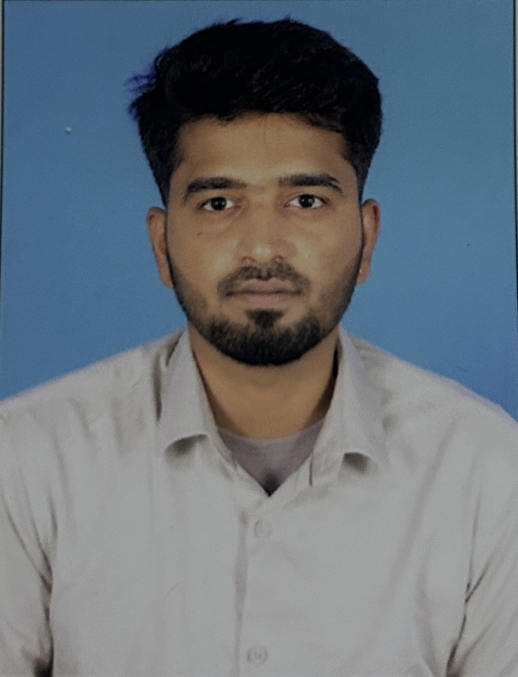
#> input picture image/arun.jpg, 1035 x 1354 px (shown at 1/2 size)
$ python image.py
#> lines starting #> are read from the running program, lines starting #| are printed output that depends on the picture; after the words box and inside, x2 and y2 are one past the last pixel; in counts of white or black regions, pixels touching at a corner belong together
from PIL import Image, ImageDraw

def crop_square_with_top_bias(img, top_bias_ratio=0.2):
#> called with top_bias_ratio = 0.05
    width, height = img.size
#> width = 1035; height = 1354
    square_size = min(width, height)
#> square_size = 1035

    # Calculate top-biased crop box
    left = (width - square_size) // 4
#> left = 0
    top = int((height - square_size) * top_bias_ratio)
#> top = 15
    top = max(top, 0)  # Ensure it's not negative
    bottom = top + square_size
#> bottom = 1050
    return img.crop((left, top, left + square_size, bottom))
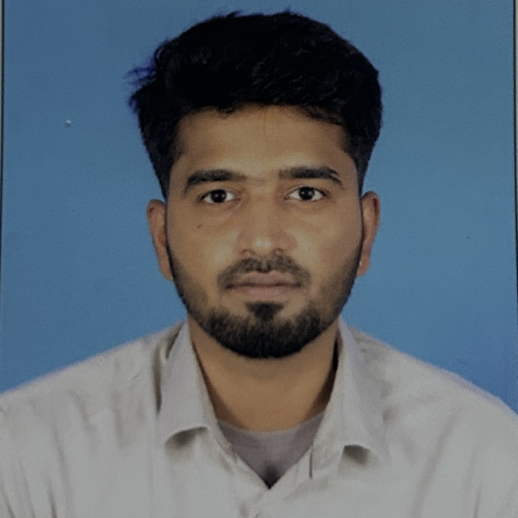
#> returned value: PIL image 1035x1035 RGBA (shown at 1/2 size); mean R, G, B, A 93.5, 104.5, 114.2, 255

# Load image
img = Image.open("image/arun.jpg").convert("RGBA")

square_img = crop_square_with_top_bias(img, top_bias_ratio=0.05)  # Adjust 0.05–0.3 for more/less headroom

# Resize the cropped image slightly smaller
resize_factor = 0.9  # 90% of the original size (adjust to reduce more or less)
square_img = square_img.resize(
    (int(square_img.size[0] * resize_factor), int(square_img.size[1] * resize_factor)),
    Image.Resampling.LANCZOS
)
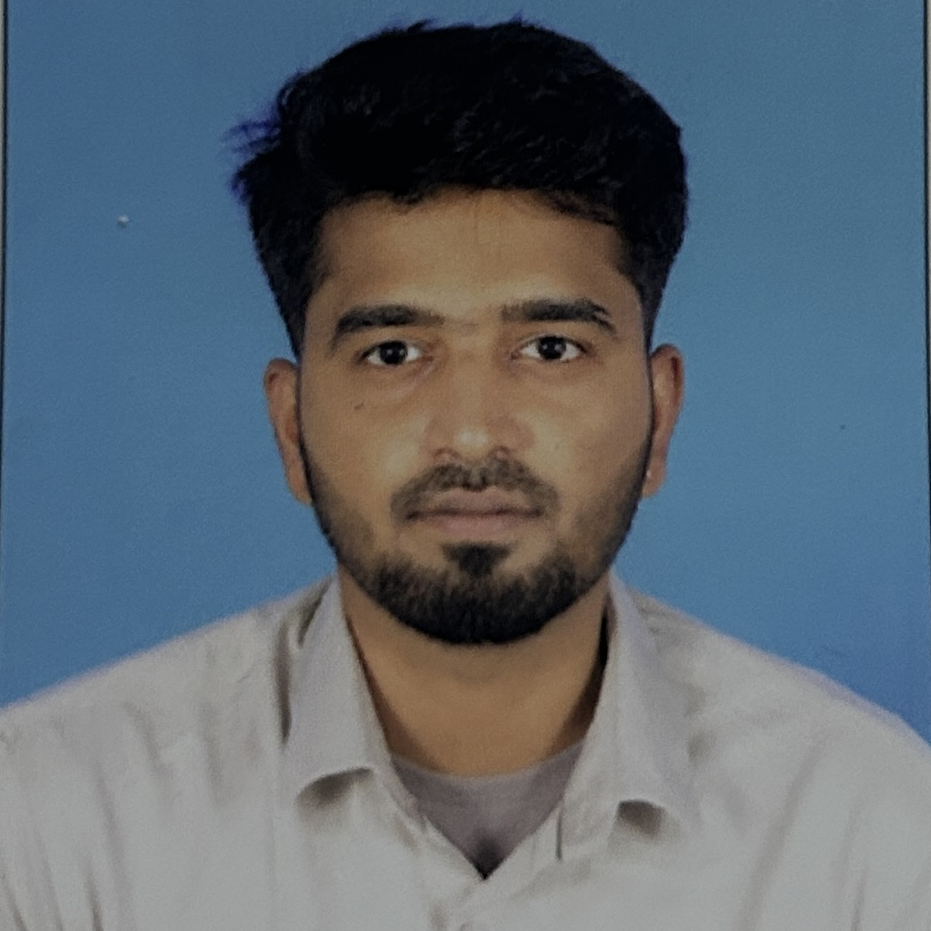
#> square_img: PIL image 931x931 RGBA; mean R, G, B, A 93.5, 104.5, 114.2, 255

# Create mask
mask = Image.new('L', square_img.size, 0)
#> mask: PIL image 931x931 L; every value is 0
draw = ImageDraw.Draw(mask)

# Reduce the size of the circular mask to be slightly smaller than the square image
circle_margin = 10  # Adjust for a smaller circle
draw.ellipse(
    (circle_margin, circle_margin, square_img.size[0] - circle_margin, square_img.size[1] - circle_margin),
    fill=255
)

# Apply circular mask
square_img.putalpha(mask)
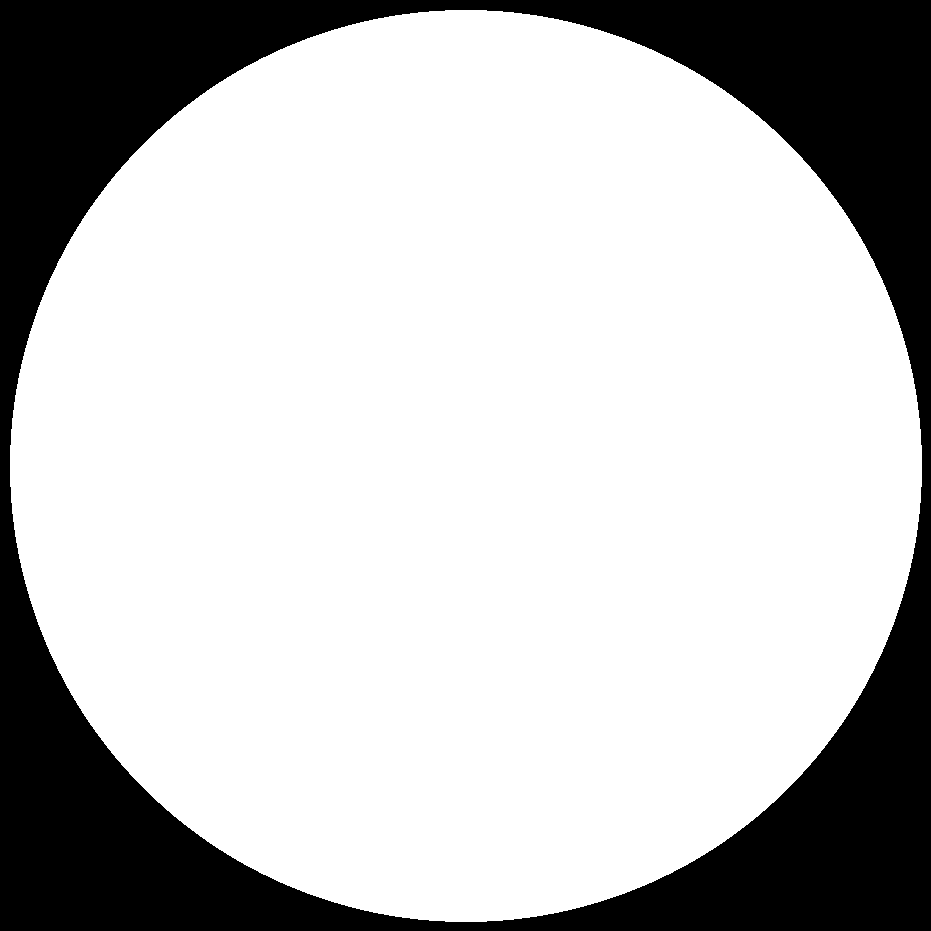
#> mask: PIL image 931x931 L; 75.3% white; 1 black region, box (x1, y1, x2, y2) and area: (0, 0, 931, 931) 213657
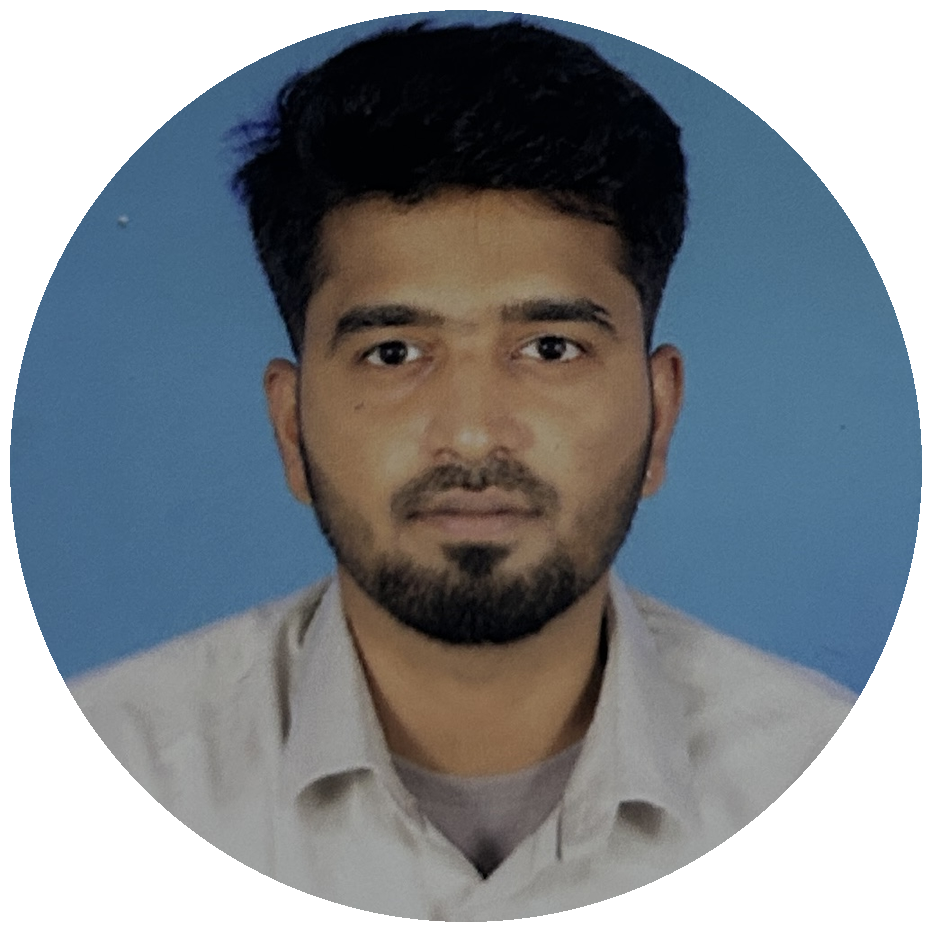
#> square_img: PIL image 931x931 RGBA; mean R, G, B, A 93.5, 104.5, 114.2, 192.1; transparent parts drawn white

# Save or show the result
square_img.show()
